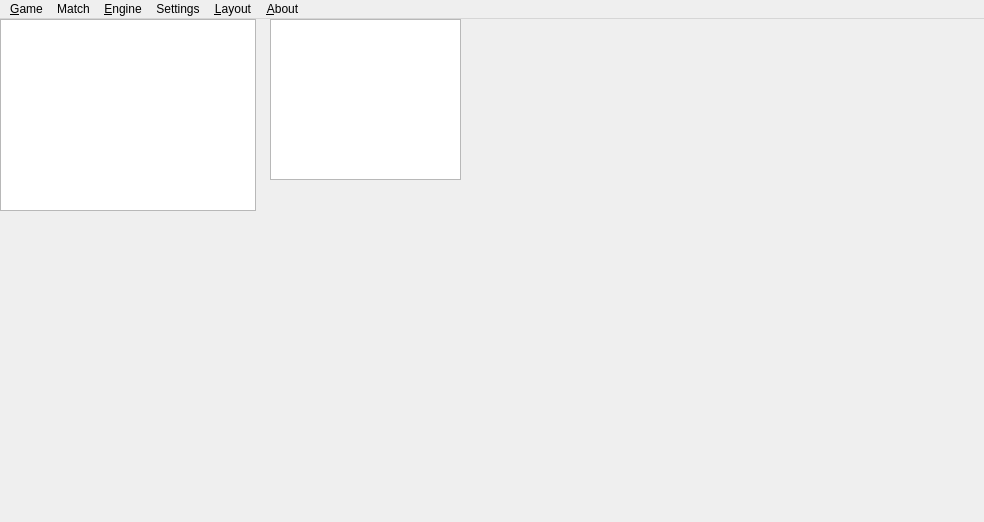
<?xml version="1.0" encoding="UTF-8"?>
<ui version="4.0">
 <class>MainWindow</class>
 <widget class="QMainWindow" name="MainWindow">
  <property name="geometry">
   <rect>
    <x>0</x>
    <y>0</y>
    <width>984</width>
    <height>522</height>
   </rect>
  </property>
  <property name="windowTitle">
   <string>MainWindow</string>
  </property>
  <widget class="QWidget" name="centralWidget">
   <widget class="QGraphicsView" name="view">
    <property name="geometry">
     <rect>
      <x>0</x>
      <y>0</y>
      <width>256</width>
      <height>192</height>
     </rect>
    </property>
   </widget>
   <widget class="QListWidget" name="notation">
    <property name="geometry">
     <rect>
      <x>270</x>
      <y>0</y>
      <width>191</width>
      <height>161</height>
     </rect>
    </property>
   </widget>
  </widget>
  <widget class="QMenuBar" name="menuBar">
   <property name="geometry">
    <rect>
     <x>0</x>
     <y>0</y>
     <width>984</width>
     <height>21</height>
    </rect>
   </property>
   <widget class="QMenu" name="menuGame">
    <property name="title">
     <string>&amp;Game</string>
    </property>
    <addaction name="actionNew"/>
    <addaction name="actionSetupPosition"/>
    <addaction name="separator"/>
    <addaction name="actionLoad"/>
    <addaction name="actionSave"/>
    <addaction name="actionSaveAs"/>
    <addaction name="separator"/>
    <addaction name="actionExit"/>
   </widget>
   <widget class="QMenu" name="menuLayout">
    <property name="title">
     <string>&amp;Layout</string>
    </property>
    <addaction name="actionTinyLayout"/>
    <addaction name="actionSmallLayout"/>
    <addaction name="actionNormalLayout"/>
    <addaction name="actionLargeLayout"/>
    <addaction name="separator"/>
    <addaction name="actionFullScreen"/>
   </widget>
   <widget class="QMenu" name="menuAbout">
    <property name="locale">
     <locale language="English" country="Germany"/>
    </property>
    <property name="title">
     <string>&amp;About</string>
    </property>
    <addaction name="separator"/>
    <addaction name="actionAboutOni"/>
    <addaction name="actionAboutQt"/>
   </widget>
   <widget class="QMenu" name="menuSettings">
    <property name="title">
     <string>Settings</string>
    </property>
    <widget class="QMenu" name="menuFlipBoard">
     <property name="title">
      <string>&amp;Flip board</string>
     </property>
     <addaction name="actionFlipOnce"/>
     <addaction name="actionFlipEveryMove"/>
    </widget>
    <addaction name="menuFlipBoard"/>
    <addaction name="actionHideNotation"/>
    <addaction name="actionAxisLabeling"/>
   </widget>
   <widget class="QMenu" name="menuMatch">
    <property name="title">
     <string>Match</string>
    </property>
    <widget class="QMenu" name="menuGo_to">
     <property name="title">
      <string>Go to</string>
     </property>
     <addaction name="actionStartingPosition"/>
     <addaction name="actionPreviousMove"/>
     <addaction name="actionNextMove"/>
     <addaction name="actionLastMove"/>
    </widget>
    <addaction name="menuGo_to"/>
    <addaction name="actionResign"/>
   </widget>
   <widget class="QMenu" name="menuEngine">
    <property name="title">
     <string>&amp;Engine</string>
    </property>
    <widget class="QMenu" name="menuPlayRed">
     <property name="title">
      <string>Play &amp;red</string>
     </property>
     <addaction name="actionRedEasy"/>
     <addaction name="actionRedMedium"/>
     <addaction name="actionRedHard"/>
    </widget>
    <widget class="QMenu" name="menuPlayBlue">
     <property name="title">
      <string>Play &amp;blue</string>
     </property>
     <addaction name="actionBlueEasy"/>
     <addaction name="actionBlueMedium"/>
     <addaction name="actionBlueHard"/>
    </widget>
    <addaction name="menuPlayRed"/>
    <addaction name="menuPlayBlue"/>
   </widget>
   <addaction name="menuGame"/>
   <addaction name="menuMatch"/>
   <addaction name="menuEngine"/>
   <addaction name="menuSettings"/>
   <addaction name="menuLayout"/>
   <addaction name="menuAbout"/>
  </widget>
  <action name="actionNew">
   <property name="text">
    <string>&amp;New</string>
   </property>
   <property name="shortcut">
    <string>Ctrl+N</string>
   </property>
  </action>
  <action name="actionSave">
   <property name="text">
    <string>&amp;Save</string>
   </property>
   <property name="shortcut">
    <string>Ctrl+S</string>
   </property>
  </action>
  <action name="actionLoad">
   <property name="text">
    <string>&amp;Load</string>
   </property>
   <property name="shortcut">
    <string>Ctrl+L</string>
   </property>
  </action>
  <action name="actionExit">
   <property name="text">
    <string>E&amp;xit</string>
   </property>
   <property name="shortcut">
    <string>Ctrl+X</string>
   </property>
  </action>
  <action name="actionSmallLayout">
   <property name="checkable">
    <bool>true</bool>
   </property>
   <property name="text">
    <string>&amp;Small</string>
   </property>
   <property name="shortcut">
    <string>Ctrl+Alt+S</string>
   </property>
  </action>
  <action name="actionNormalLayout">
   <property name="checkable">
    <bool>true</bool>
   </property>
   <property name="checked">
    <bool>true</bool>
   </property>
   <property name="text">
    <string>&amp;Normal</string>
   </property>
   <property name="shortcut">
    <string>Ctrl+Alt+N</string>
   </property>
  </action>
  <action name="actionLargeLayout">
   <property name="checkable">
    <bool>true</bool>
   </property>
   <property name="text">
    <string>&amp;Large</string>
   </property>
   <property name="toolTip">
    <string>Large</string>
   </property>
   <property name="shortcut">
    <string>Ctrl+Alt+L</string>
   </property>
  </action>
  <action name="actionFullScreen">
   <property name="checkable">
    <bool>true</bool>
   </property>
   <property name="text">
    <string>&amp;FullScreen</string>
   </property>
   <property name="shortcut">
    <string>Alt+Return</string>
   </property>
  </action>
  <action name="actionTinyLayout">
   <property name="checkable">
    <bool>true</bool>
   </property>
   <property name="text">
    <string>&amp;Tiny</string>
   </property>
   <property name="shortcut">
    <string>Ctrl+Alt+T</string>
   </property>
  </action>
  <action name="actionAboutOni">
   <property name="text">
    <string>&amp;About Oni</string>
   </property>
  </action>
  <action name="actionAboutQt">
   <property name="text">
    <string>About &amp;Qt</string>
   </property>
  </action>
  <action name="actionSaveAs">
   <property name="text">
    <string>Save &amp;As</string>
   </property>
   <property name="shortcut">
    <string>Ctrl+A</string>
   </property>
  </action>
  <action name="actionHideNotation">
   <property name="checkable">
    <bool>true</bool>
   </property>
   <property name="text">
    <string>Hide &amp;notation</string>
   </property>
   <property name="shortcut">
    <string>F2</string>
   </property>
  </action>
  <action name="actionFlipOnce">
   <property name="text">
    <string>&amp;Once</string>
   </property>
   <property name="shortcut">
    <string>Ctrl+F</string>
   </property>
  </action>
  <action name="actionFlipEveryMove">
   <property name="checkable">
    <bool>true</bool>
   </property>
   <property name="text">
    <string>&amp;Every move</string>
   </property>
   <property name="shortcut">
    <string>Ctrl+Alt+F</string>
   </property>
  </action>
  <action name="actionSetupPosition">
   <property name="text">
    <string>Setup &amp;position</string>
   </property>
   <property name="shortcut">
    <string>Ctrl+P</string>
   </property>
  </action>
  <action name="actionResign">
   <property name="text">
    <string>&amp;Resign</string>
   </property>
   <property name="shortcut">
    <string>Ctrl+R</string>
   </property>
  </action>
  <action name="actionAxisLabeling">
   <property name="checkable">
    <bool>true</bool>
   </property>
   <property name="checked">
    <bool>true</bool>
   </property>
   <property name="text">
    <string>&amp;Axis labeling</string>
   </property>
   <property name="shortcut">
    <string>F3</string>
   </property>
  </action>
  <action name="actionRedEasy">
   <property name="checkable">
    <bool>true</bool>
   </property>
   <property name="text">
    <string>&amp;Easy</string>
   </property>
   <property name="shortcut">
    <string>Ctrl+Alt+1</string>
   </property>
  </action>
  <action name="actionBlueEasy">
   <property name="checkable">
    <bool>true</bool>
   </property>
   <property name="text">
    <string>&amp;Easy</string>
   </property>
   <property name="shortcut">
    <string>Ctrl+1</string>
   </property>
  </action>
  <action name="actionBlueMedium">
   <property name="checkable">
    <bool>true</bool>
   </property>
   <property name="checked">
    <bool>true</bool>
   </property>
   <property name="text">
    <string>&amp;Medium</string>
   </property>
   <property name="shortcut">
    <string>Ctrl+2</string>
   </property>
  </action>
  <action name="actionBlueHard">
   <property name="checkable">
    <bool>true</bool>
   </property>
   <property name="text">
    <string>&amp;Hard</string>
   </property>
   <property name="shortcut">
    <string>Ctrl+3</string>
   </property>
  </action>
  <action name="actionRedMedium">
   <property name="checkable">
    <bool>true</bool>
   </property>
   <property name="checked">
    <bool>false</bool>
   </property>
   <property name="text">
    <string>&amp;Medium</string>
   </property>
   <property name="shortcut">
    <string>Ctrl+Alt+2</string>
   </property>
  </action>
  <action name="actionRedHard">
   <property name="checkable">
    <bool>true</bool>
   </property>
   <property name="text">
    <string>&amp;Hard</string>
   </property>
   <property name="shortcut">
    <string>Ctrl+Alt+3</string>
   </property>
  </action>
  <action name="actionPreviousMove">
   <property name="text">
    <string>&amp;Previous move</string>
   </property>
   <property name="shortcut">
    <string>Left</string>
   </property>
  </action>
  <action name="actionNextMove">
   <property name="text">
    <string>&amp;Next move</string>
   </property>
   <property name="shortcut">
    <string>Right</string>
   </property>
  </action>
  <action name="actionStartingPosition">
   <property name="text">
    <string>&amp;Starting position</string>
   </property>
   <property name="shortcut">
    <string>Up</string>
   </property>
  </action>
  <action name="actionLastMove">
   <property name="text">
    <string>&amp;Last move</string>
   </property>
   <property name="shortcut">
    <string>Down</string>
   </property>
  </action>
 </widget>
 <layoutdefault spacing="6" margin="11"/>
 <resources/>
 <connections>
  <connection>
   <sender>actionExit</sender>
   <signal>triggered()</signal>
   <receiver>MainWindow</receiver>
   <slot>close()</slot>
   <hints>
    <hint type="sourcelabel">
     <x>-1</x>
     <y>-1</y>
    </hint>
    <hint type="destinationlabel">
     <x>491</x>
     <y>260</y>
    </hint>
   </hints>
  </connection>
 </connections>
</ui>
